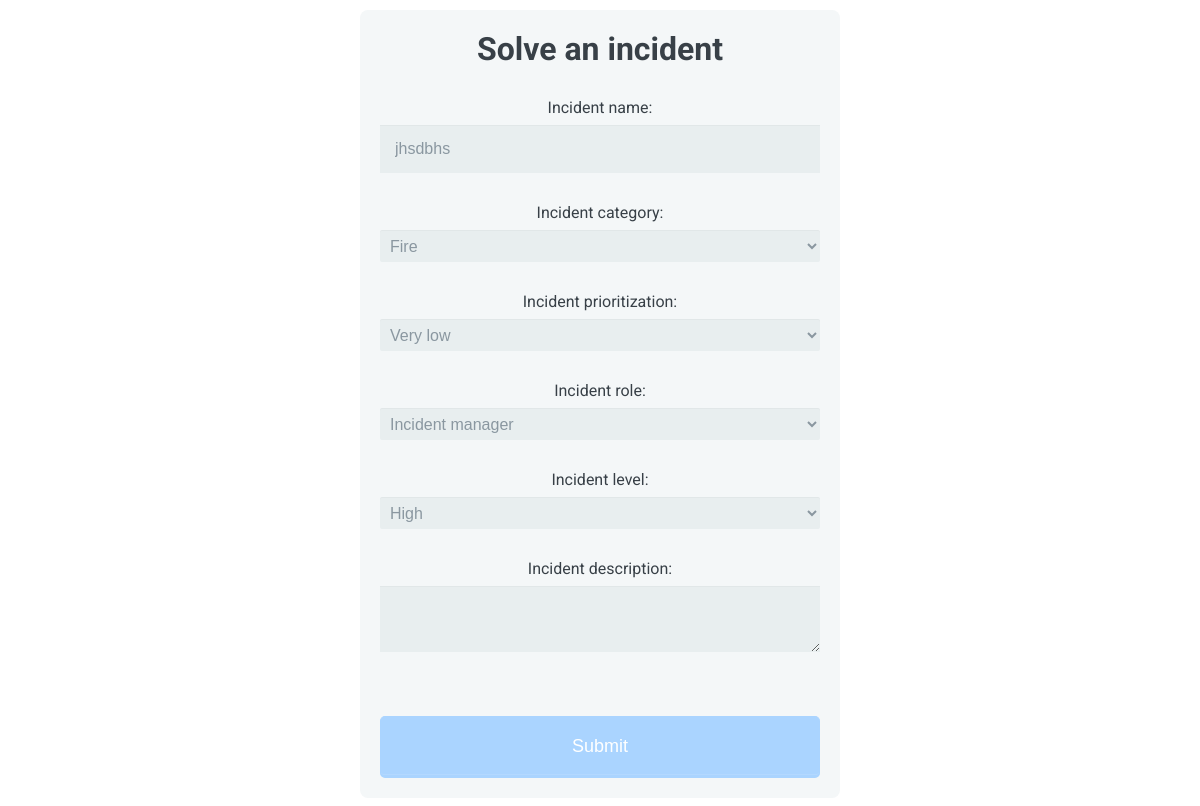
Screenshot of /HTML/incidentManagerResolutionIncidents.php?id=2 with the database file from the repository.
### tables this page shows
CREATE TABLE IF NOT EXISTS `incidents` (
  `INC_ID` int(11) NOT NULL,
  `INC_NAME` varchar(100) NOT NULL,
  `INC_CATEGORY` varchar(100) NOT NULL,
  `INC_PRIORITIZATION` varchar(100) NOT NULL,
  `INC_LEVEL` varchar(100) NOT NULL,
  `INC_STATUS` varchar(100) NOT NULL,
  `INC_ROLE` varchar(100) NOT NULL,
  `INC_DESCRIPTION` varchar(100) NOT NULL
);

### HTML/incidentManagerResolutionIncidents.php (the view, shortened to what this page needs)
<?php include 'connection.php'; ?>
<!DOCTYPE html>
<html>
  <head>
        <link rel="stylesheet" href="../css/form1.css">
        <link rel="stylesheet" type="text/css" href="../css/style.css">
    </head>
    <body>
      <form action="incidentManagerResolutionIncidentsExecute.php" method="post">
        <?php
          $incidentID = $_GET['id'];
          $sql = "SELECT * FROM INCIDENTS WHERE INC_ID = $incidentID;";
          $result = @mysqli_query($dbc, $sql);
          $row = mysqli_fetch_assoc($result);
        ?>
        <h1>Solve an incident</h1>
        <fieldset>
          <label for="name">Incident name:</label>
          <input type="text" id="name" name="incidentname" value="<?php echo $row['INC_NAME']; ?>">
          <label for="incidentcategory">Incident category:</label>
          <select name="incidentcategory">
            <option name="fire" value="Fire" <?php if ($row['INC_CATEGORY'] == "Fire") echo 'selected="selected"'; ?>>Fire</option>
          </select>
          <label for="incidentprioritization">Incident prioritization:</label>
          <select name="incidentprioritization">
              <option value="Very low" <?php if ($row['INC_PRIORITIZATION'] == "Very low") echo 'selected="selected"'; ?>>Very low</option>
          </select>
          <label for="">Incident role:</label>
          <select name="incidentrole">
              <option value="Incident manager" <?php if ($row['INC_ROLE'] == "Incident manager") echo 'selected="selected"'; ?>>Incident manager</option>
          </select>
          <label for="incidentlevel">Incident level:</label>
          <select name="incidentlevel">
              <option value="High" <?php if ($row['INC_LEVEL'] == "High") echo 'selected="selected"'; ?>>High</option>
          </select>
          <label for="incidentdescription">Incident description:</label>
          <textarea name="incidentdescription"><?php echo $row['INC_DESCRIPTION']; ?></textarea>
        </fieldset>
        <button type="submit">Submit</button>
      </form>
    </body>
</html>

### CSS/form1.css (style rules this page uses)
*, *:before, *:after { -moz-box-sizing: border-box; -webkit-box-sizing: border-box; box-sizing: border-box; }
body { font-family: 'Nunito', sans-serif; color: #384047; text-align: center; }
form { max-width: 300px; margin: 10px auto; padding: 10px 20px; background: #f4f7f8; border-radius: 8px; }
h1 { margin: 0 0 30px 0; text-align: center; }
input[type="text"], input[type="password"], input[type="date"], input[type="datetime"], input[type="email"], input[type="number"], input[type="search"], input[type="tel"], input[type="time"], input[type="url"], textarea, select { background: rgba(255,255,255,0.1); border: none; font-size: 16px; height: auto; margin: 0; outline: 0; padding: 15px; width: 100%; background-color: #e8eeef; color: #8a97a0; box-shadow: 0 1px 0 rgba(0,0,0,0.03) inset; margin-bottom: 30px; }
select { padding: 6px; height: 32px; border-radius: 2px; }
button { padding: 19px 39px 18px 39px; color: #FFF; background-color: #aad4ff; font-size: 18px; text-align: center; font-style: normal; border-radius: 5px; width: 100%; border: 1px solid #aad4ff; border-width: 1px 1px 3px; box-shadow: 0 -1px 0 rgba(255,255,255,0.1) inset; margin-bottom: 10px; }
fieldset { margin-bottom: 30px; border: none; }
label { display: block; margin-bottom: 8px; }
@media screen and (min-width: 480px) { form { max-width: 480px; } }

### CSS/style.css (style rules this page uses)
* { margin: 0; padding: 0; }
body { font-family: 'Roboto', sans-serif; background-image: url("../images/backgroundImage.jpg"); background-repeat: no-repeat; background-attachment: fixed; }
h1 { text-align: center; margin-top: 10px; }

### rows the page displays
incidents: incidentname "jhsdbhs", incidentcategory "Fire", incidentlevel "High"
